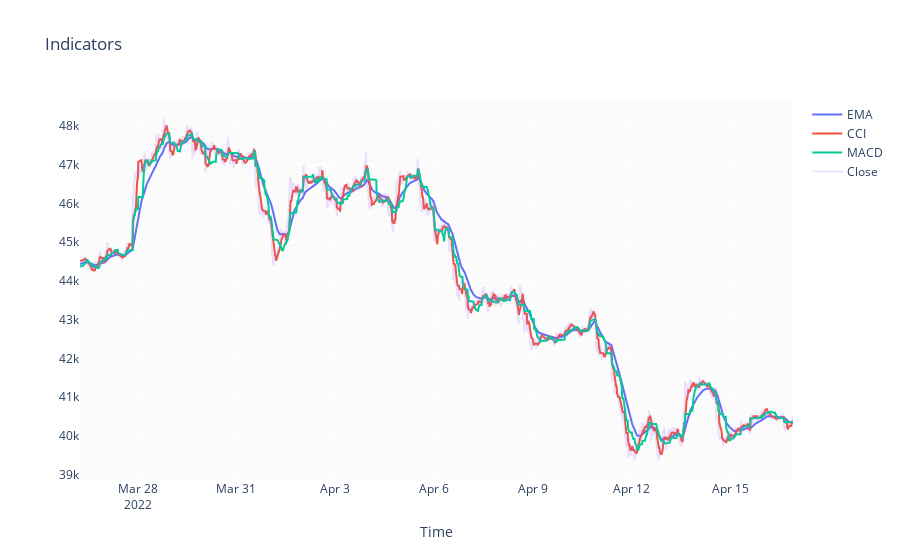

Source (notebook cell):
### Markdown cell above
### Indicators

### Code cell
fig = go.Figure()
fig.update_layout(
    title='Indicators',
    xaxis_title='Time',
    )
fig.add_trace(go.Scatter(x=btc_df.time, y=btc_df.EMA, name='EMA'))
fig.add_trace(go.Scatter(x=btc_df.time, y=btc_df.Tenkan, name='CCI'))
fig.add_trace(go.Scatter(x=btc_df.time, y=btc_df.Kijun, name='MACD'))
fig.add_trace(go.Scatter(x=btc_df.time, y=btc_df.close, name='Close', opacity=0.2))
fig.show()
fig.write_image('images/RSI.png')

### Figure 1 — Plotly figure (JSON) as saved in the notebook; plotly's stock layout.template omitted (floating-point values rounded to 4 significant figures; data arrays with more than 128 entries replaced by an {"elided": "..."} marker saying what was removed)
{"data": [{"name": "EMA", "type": "scatter", "x": {"elided": "2080 str values"}, "y": {"elided": "2080 float values"}}, {"name": "CCI", "type": "scatter", "x": {"elided": "2080 str values"}, "y": {"elided": "2080 float values"}}, {"name": "MACD", "type": "scatter", "x": {"elided": "2080 str values"}, "y": {"elided": "2080 float values"}}, {"name": "Close", "opacity": 0.2, "type": "scatter", "x": {"elided": "2080 str values"}, "y": {"elided": "2080 float values"}}], "layout": {"autosize": true, "title": {"text": "Indicators"}, "xaxis": {"autorange": true, "range": ["2022-03-26 06:00", "2022-04-16 21:45"], "title": {"text": "Time"}, "type": "date"}, "yaxis": {"autorange": true, "range": [38860.0, 48670.0], "type": "linear"}}}
